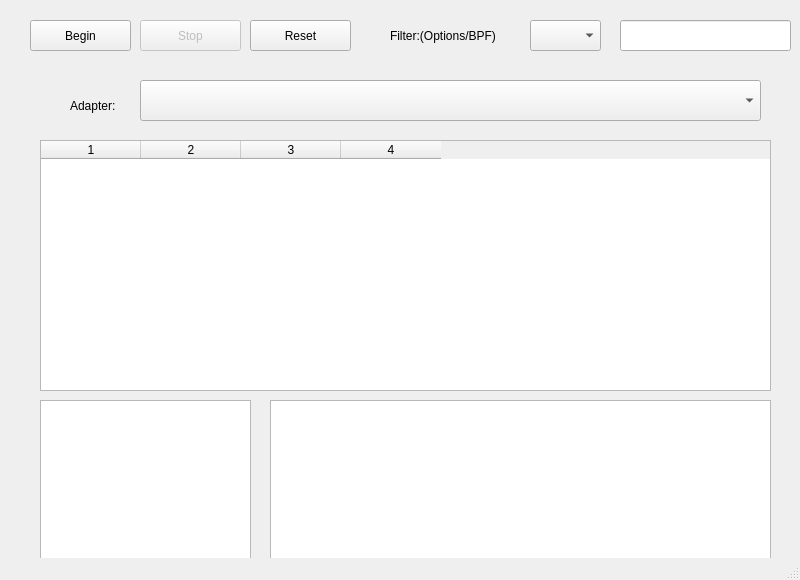
<?xml version="1.0" encoding="UTF-8"?>
<ui version="4.0">
 <class>MainWindow</class>
 <widget class="QMainWindow" name="MainWindow">
  <property name="geometry">
   <rect>
    <x>0</x>
    <y>0</y>
    <width>800</width>
    <height>580</height>
   </rect>
  </property>
  <property name="windowTitle">
   <string>NaiveSniffer</string>
  </property>
  <widget class="QWidget" name="centralwidget">
   <widget class="QPushButton" name="BeginButton">
    <property name="geometry">
     <rect>
      <x>30</x>
      <y>20</y>
      <width>101</width>
      <height>31</height>
     </rect>
    </property>
    <property name="text">
     <string>Begin</string>
    </property>
   </widget>
   <widget class="QPushButton" name="StopButton">
    <property name="enabled">
     <bool>false</bool>
    </property>
    <property name="geometry">
     <rect>
      <x>140</x>
      <y>20</y>
      <width>101</width>
      <height>31</height>
     </rect>
    </property>
    <property name="text">
     <string>Stop</string>
    </property>
   </widget>
   <widget class="QPushButton" name="ResetButton">
    <property name="geometry">
     <rect>
      <x>250</x>
      <y>20</y>
      <width>101</width>
      <height>31</height>
     </rect>
    </property>
    <property name="text">
     <string>Reset</string>
    </property>
   </widget>
   <widget class="QComboBox" name="FilterBox">
    <property name="geometry">
     <rect>
      <x>530</x>
      <y>20</y>
      <width>71</width>
      <height>31</height>
     </rect>
    </property>
   </widget>
   <widget class="QComboBox" name="NICBox">
    <property name="geometry">
     <rect>
      <x>140</x>
      <y>80</y>
      <width>621</width>
      <height>41</height>
     </rect>
    </property>
   </widget>
   <widget class="QTableWidget" name="PacketTable">
    <property name="geometry">
     <rect>
      <x>40</x>
      <y>140</y>
      <width>731</width>
      <height>251</height>
     </rect>
    </property>
    <property name="sizeAdjustPolicy">
     <enum>QAbstractScrollArea::AdjustIgnored</enum>
    </property>
    <property name="selectionBehavior">
     <enum>QAbstractItemView::SelectRows</enum>
    </property>
    <property name="columnCount">
     <number>4</number>
    </property>
    <column/>
    <column/>
    <column/>
    <column/>
   </widget>
   <widget class="QTextEdit" name="PacketInfoText">
    <property name="geometry">
     <rect>
      <x>40</x>
      <y>400</y>
      <width>211</width>
      <height>161</height>
     </rect>
    </property>
   </widget>
   <widget class="QTextEdit" name="PacketHexText">
    <property name="geometry">
     <rect>
      <x>270</x>
      <y>400</y>
      <width>501</width>
      <height>161</height>
     </rect>
    </property>
   </widget>
   <widget class="QLineEdit" name="FilterDIY">
    <property name="geometry">
     <rect>
      <x>620</x>
      <y>20</y>
      <width>171</width>
      <height>31</height>
     </rect>
    </property>
   </widget>
   <widget class="QLabel" name="FilterText">
    <property name="geometry">
     <rect>
      <x>390</x>
      <y>10</y>
      <width>131</width>
      <height>51</height>
     </rect>
    </property>
    <property name="text">
     <string>Filter:(Options/BPF)</string>
    </property>
   </widget>
   <widget class="QLabel" name="NICText">
    <property name="geometry">
     <rect>
      <x>70</x>
      <y>90</y>
      <width>101</width>
      <height>31</height>
     </rect>
    </property>
    <property name="text">
     <string>Adapter:</string>
    </property>
   </widget>
  </widget>
  <widget class="QStatusBar" name="statusbar"/>
 </widget>
 <resources/>
 <connections/>
</ui>
